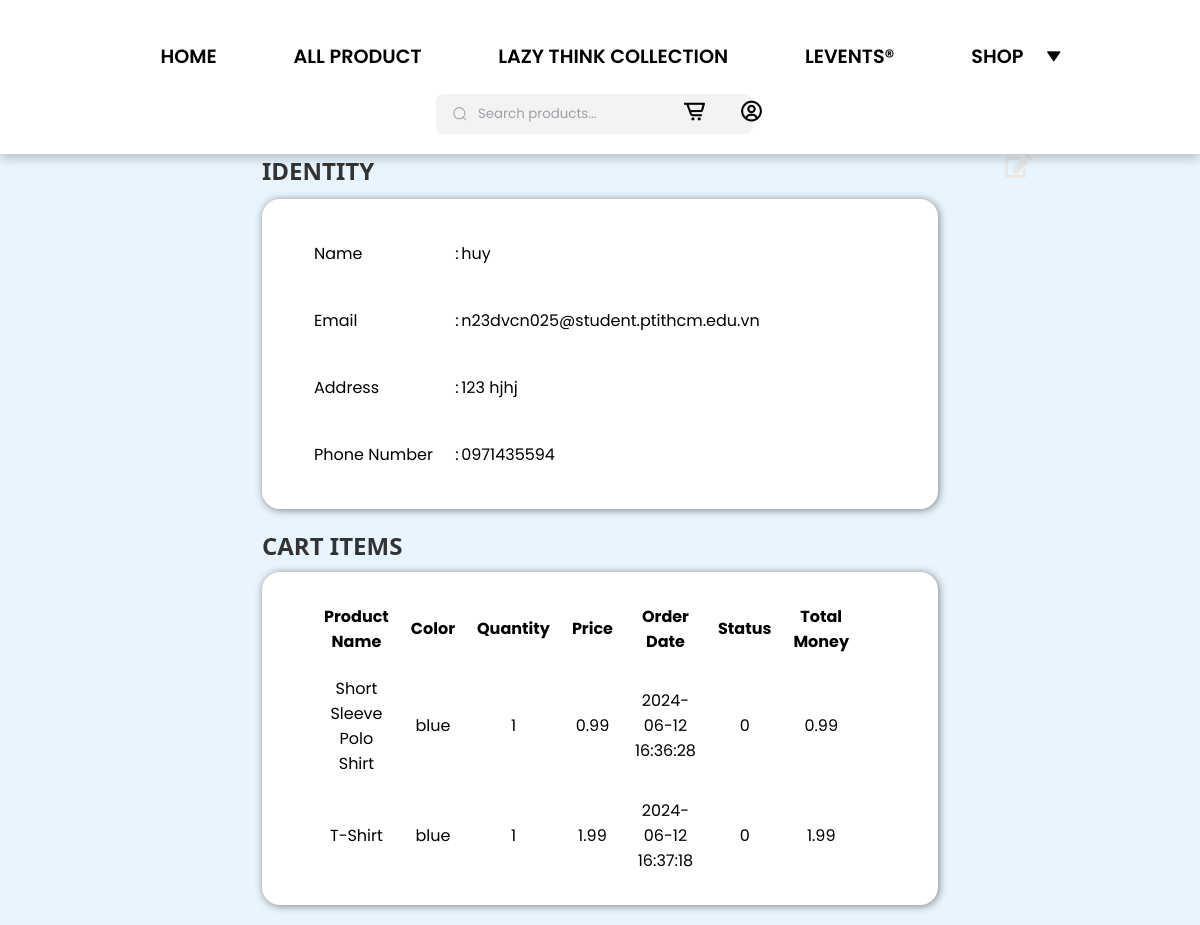
Page /profile.php (signed in) on the committed database.
### tables this page shows
CREATE TABLE `customer` (
  `id_User` int(11) NOT NULL,
  `username` varchar(200) DEFAULT NULL,
  `email` varchar(200) DEFAULT NULL,
  `phone_number` varchar(200) DEFAULT NULL,
  `address` varchar(200) DEFAULT NULL,
  `password` varchar(200) DEFAULT NULL,
  `login_id` int(11) DEFAULT NULL
);

CREATE TABLE `cart` (
  `id_Cart` int(11) NOT NULL,
  `user_id` int(20) NOT NULL,
  `color` varchar(250) DEFAULT NULL,
  `product_name` varchar(200) DEFAULT NULL,
  `Quantity` int(100) NOT NULL,
  `price` decimal(10,2) DEFAULT NULL,
  `order_date` datetime DEFAULT NULL,
  `status` int(11) DEFAULT NULL,
  `total_money` decimal(10,2) DEFAULT NULL
);

### profile.php (the view, shortened to what this page needs)
<?php
include 'connect.php';
$username = $_SESSION['username'];
$query_customer = "SELECT id_User, username, email, phone_number, address FROM customer WHERE username='$username'";
$result_customer = mysqli_query($conn, $query_customer);
if ($result_customer) {
    $user = mysqli_fetch_assoc($result_customer);
    $user_id = $user['id_User'];
} else {
    echo "Lỗi: " . mysqli_error($conn);
    exit();
}
$query_cart = "SELECT id_Cart, color, product_name, Quantity, price, order_date, status, total_money FROM cart WHERE user_id='$user_id'";
$result_cart = mysqli_query($conn, $query_cart);
$cart_items = [];
while ($row = mysqli_fetch_assoc($result_cart)) {
    $cart_items[] = $row;
}
?>
<!DOCTYPE html>
<html lang="en">
<head>
    <link rel="stylesheet" href="style.css">
    <link rel="stylesheet" href="https://cdnjs.cloudflare.com/ajax/libs/font-awesome/5.12.1/css/all.min.css">
</head>
<body>
    <?php include "menu.php"; ?>
    <div class="main">
        <h2>IDENTITY <a href="edit_profile.php"><i class="fa fa-edit edit"></i></a></h2>
        <div class="card">
            <div class="card-body">
                <table>
                    <tbody>
                        <tr>
                            <td>Name</td>
                            <td>:</td>
                            <td><?= $user['username'] ?></td>
                        </tr>
                        <tr>
                            <td>Email</td>
                            <td>:</td>
                            <td><?= $user['email'] ?></td>
                        </tr>
                        <tr>
                            <td>Address</td>
                            <td>:</td>
                            <td><?= $user['address'] ?></td>
                        </tr>
                        <tr>
                            <td>Phone Number</td>
                            <td>:</td>
                            <td><?= $user['phone_number'] ?></td>
                        </tr>
                    </tbody>
                </table>
            </div>
        </div>
        <h2>CART ITEMS</h2>
        <div class="card">
            <div class="card-body">
                <table class="cart-table">
                    <thead>
                        <tr>
                            <th class="text-center">Product Name</th>
                            <th class="text-center">Color</th>
                            <th class="text-center">Quantity</th>
                            <th class="text-center">Price</th>
                            <th class="text-center">Order Date</th>
                            <th class="text-center">Status</th>
                            <th class="text-center">Total Money</th>
                        </tr>
                    </thead>
                    <tbody>
                        <?php foreach ($cart_items as $item): ?>
                        <tr>
                            <td class="text-center"><?= htmlspecialchars($item['product_name']) ?></td>
                            <td class="text-center"><?= htmlspecialchars($item['color']) ?></td>
                            <td class="text-center"><?= htmlspecialchars($item['Quantity']) ?></td>
                            <td class="text-center"><?= htmlspecialchars($item['price']) ?></td>
                            <td class="text-center"><?= htmlspecialchars($item['order_date']) ?></td>
                            <td class="text-center"><?= htmlspecialchars($item['status']) ?></td>
                            <td class="text-center"><?= htmlspecialchars($item['total_money']) ?></td>
                        </tr>
                        <?php endforeach; ?>
                    </tbody>
                </table>
            </div>
        </div>
    </div>
</body>
</html>

### style.css (style rules this page uses)
* { margin: 0; padding: 0; box-sizing: border-box; font-family: "Poppins", sans-serif; }
a { text-decoration: none; }

### profile.php (style rules this page uses)
* { margin: 0; }
body { background-color: #e8f5ff; font-family: Arial; overflow: hidden; }
.main { margin: 0 auto; font-size: 28px; padding: 0 10px; width: 58%; }
.main h2 { color: #333; font-family: 'Segoe UI', Tahoma, Geneva, Verdana, sans-serif; font-size: 24px; margin-bottom: 10px; }
.main .card { background-color: #fff; border-radius: 18px; box-shadow: 1px 1px 8px 0 grey; height: auto; margin-bottom: 20px; padding: 20px 0 20px 50px; }
.main .card table { border: none; font-size: 16px; height: 270px; width: 80%; }
.edit { position: absolute; color: #e7e7e8; right: 14%; }
.cart-table th { margin: 20px; }
.text-center { text-align: center; }
.cart-table th, .cart-table td { text-align: center; padding: 10px; }

### rows in the picture
customer: username "huy", email "n23dvcn025@student.ptithcm.edu.vn", address "123 hjhj", phone_number "0971435594"
cart: product_name "Short Sleeve Polo Shirt", color "blue", Quantity "1", price "0.99", order_date "2024-06-12 16:36:28", status "0", total_money "0.99"
cart: product_name "T-Shirt", color "blue", Quantity "1", price "1.99", order_date "2024-06-12 16:37:18", status "0", total_money "1.99"
